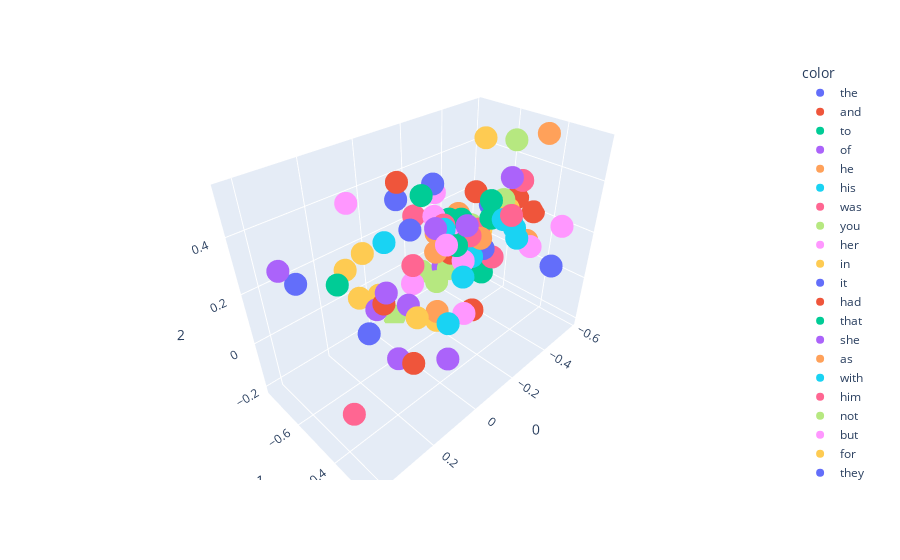

The notebook cell this image was saved under:
### Code cell
import plotly.express as px
fig = px.scatter_3d(X[:100], x =0 , y =1,z=2,color=y[:100])
fig.show()

### Figure 1 — Plotly figure (JSON) as saved in the notebook; plotly's stock layout.template omitted (floating-point values rounded to 4 significant figures)
{"data": [{"hovertemplate": "color=the<br>0=%{x}<br>1=%{y}<br>2=%{z}<extra></extra>", "legendgroup": "the", "marker": {"color": "#636efa", "symbol": "circle"}, "mode": "markers", "name": "the", "scene": "scene", "showlegend": true, "type": "scatter3d", "x": [0.1392], "y": [-0.6063], "z": [-0.04263]}, {"hovertemplate": "color=and<br>0=%{x}<br>1=%{y}<br>2=%{z}<extra></extra>", "legendgroup": "and", "marker": {"color": "#EF553B", "symbol": "circle"}, "mode": "markers", "name": "and", "scene": "scene", "showlegend": true, "type": "scatter3d", "x": [0.1746], "y": [-0.3439], "z": [0.03053]}, {"hovertemplate": "color=to<br>0=%{x}<br>1=%{y}<br>2=%{z}<extra></extra>", "legendgroup": "to", "marker": {"color": "#00cc96", "symbol": "circle"}, "mode": "markers", "name": "to", "scene": "scene", "showlegend": true, "type": "scatter3d", "x": [-0.2892], "y": [-0.584], "z": [0.2429]}, {"hovertemplate": "color=of<br>0=%{x}<br>1=%{y}<br>2=%{z}<extra></extra>", "legendgroup": "of", "marker": {"color": "#ab63fa", "symbol": "circle"}, "mode": "markers", "name": "of", "scene": "scene", "showlegend": true, "type": "scatter3d", "x": [-0.007426], "y": [-0.3733], "z": [-0.1017]}, {"hovertemplate": "color=he<br>0=%{x}<br>1=%{y}<br>2=%{z}<extra></extra>", "legendgroup": "he", "marker": {"color": "#FFA15A", "symbol": "circle"}, "mode": "markers", "name": "he", "scene": "scene", "showlegend": true, "type": "scatter3d", "x": [-0.1044], "y": [-0.5268], "z": [0.2876]}, {"hovertemplate": "color=his<br>0=%{x}<br>1=%{y}<br>2=%{z}<extra></extra>", "legendgroup": "his", "marker": {"color": "#19d3f3", "symbol": "circle"}, "mode": "markers", "name": "his", "scene": "scene", "showlegend": true, "type": "scatter3d", "x": [0.04281], "y": [-0.2776], "z": [0.3165]}, {"hovertemplate": "color=was<br>0=%{x}<br>1=%{y}<br>2=%{z}<extra></extra>", "legendgroup": "was", "marker": {"color": "#FF6692", "symbol": "circle"}, "mode": "markers", "name": "was", "scene": "scene", "showlegend": true, "type": "scatter3d", "x": [-0.1014], "y": [-0.3811], "z": [0.3422]}, {"hovertemplate": "color=you<br>0=%{x}<br>1=%{y}<br>2=%{z}<extra></extra>", "legendgroup": "you", "marker": {"color": "#B6E880", "symbol": "circle"}, "mode": "markers", "name": "you", "scene": "scene", "showlegend": true, "type": "scatter3d", "x": [-0.5323], "y": [-0.6124], "z": [0.1984]}, {"hovertemplate": "color=her<br>0=%{x}<br>1=%{y}<br>2=%{z}<extra></extra>", "legendgroup": "her", "marker": {"color": "#FF97FF", "symbol": "circle"}, "mode": "markers", "name": "her", "scene": "scene", "showlegend": true, "type": "scatter3d", "x": [0.005958], "y": [-0.3763], "z": [0.3595]}, {"hovertemplate": "color=in<br>0=%{x}<br>1=%{y}<br>2=%{z}<extra></extra>", "legendgroup": "in", "marker": {"color": "#FECB52", "symbol": "circle"}, "mode": "markers", "name": "in", "scene": "scene", "showlegend": true, "type": "scatter3d", "x": [0.07402], "y": [-0.4329], "z": [0.09464]}, {"hovertemplate": "color=it<br>0=%{x}<br>1=%{y}<br>2=%{z}<extra></extra>", "legendgroup": "it", "marker": {"color": "#636efa", "symbol": "circle"}, "mode": "markers", "name": "it", "scene": "scene", "showlegend": true, "type": "scatter3d", "x": [-0.06971], "y": [-0.6145], "z": [0.2773]}, {"hovertemplate": "color=had<br>0=%{x}<br>1=%{y}<br>2=%{z}<extra></extra>", "legendgroup": "had", "marker": {"color": "#EF553B", "symbol": "circle"}, "mode": "markers", "name": "had", "scene": "scene", "showlegend": true, "type": "scatter3d", "x": [-0.1482], "y": [-0.5003], "z": [0.2025]}, {"hovertemplate": "color=that<br>0=%{x}<br>1=%{y}<br>2=%{z}<extra></extra>", "legendgroup": "that", "marker": {"color": "#00cc96", "symbol": "circle"}, "mode": "markers", "name": "that", "scene": "scene", "showlegend": true, "type": "scatter3d", "x": [-0.3179], "y": [-0.5943], "z": [0.1244]}, {"hovertemplate": "color=she<br>0=%{x}<br>1=%{y}<br>2=%{z}<extra></extra>", "legendgroup": "she", "marker": {"color": "#ab63fa", "symbol": "circle"}, "mode": "markers", "name": "she", "scene": "scene", "showlegend": true, "type": "scatter3d", "x": [-0.07451], "y": [-0.5], "z": [0.3291]}, {"hovertemplate": "color=as<br>0=%{x}<br>1=%{y}<br>2=%{z}<extra></extra>", "legendgroup": "as", "marker": {"color": "#FFA15A", "symbol": "circle"}, "mode": "markers", "name": "as", "scene": "scene", "showlegend": true, "type": "scatter3d", "x": [-0.02777], "y": [-0.453], "z": [0.2845]}, {"hovertemplate": "color=with<br>0=%{x}<br>1=%{y}<br>2=%{z}<extra></extra>", "legendgroup": "with", "marker": {"color": "#19d3f3", "symbol": "circle"}, "mode": "markers", "name": "with", "scene": "scene", "showlegend": true, "type": "scatter3d", "x": [0.1103], "y": [-0.2666], "z": [0.1958]}, {"hovertemplate": "color=him<br>0=%{x}<br>1=%{y}<br>2=%{z}<extra></extra>", "legendgroup": "him", "marker": {"color": "#FF6692", "symbol": "circle"}, "mode": "markers", "name": "him", "scene": "scene", "showlegend": true, "type": "scatter3d", "x": [-0.116], "y": [-0.5046], "z": [0.3228]}, {"hovertemplate": "color=not<br>0=%{x}<br>1=%{y}<br>2=%{z}<extra></extra>", "legendgroup": "not", "marker": {"color": "#B6E880", "symbol": "circle"}, "mode": "markers", "name": "not", "scene": "scene", "showlegend": true, "type": "scatter3d", "x": [-0.4567], "y": [-0.5644], "z": [0.2419]}, {"hovertemplate": "color=but<br>0=%{x}<br>1=%{y}<br>2=%{z}<extra></extra>", "legendgroup": "but", "marker": {"color": "#FF97FF", "symbol": "circle"}, "mode": "markers", "name": "but", "scene": "scene", "showlegend": true, "type": "scatter3d", "x": [-0.2262], "y": [-0.5925], "z": [0.2285]}, {"hovertemplate": "color=for<br>0=%{x}<br>1=%{y}<br>2=%{z}<extra></extra>", "legendgroup": "for", "marker": {"color": "#FECB52", "symbol": "circle"}, "mode": "markers", "name": "for", "scene": "scene", "showlegend": true, "type": "scatter3d", "x": [-0.4283], "y": [-0.5029], "z": [0.2239]}, {"hovertemplate": "color=they<br>0=%{x}<br>1=%{y}<br>2=%{z}<extra></extra>", "legendgroup": "they", "marker": {"color": "#636efa", "symbol": "circle"}, "mode": "markers", "name": "they", "scene": "scene", "showlegend": true, "type": "scatter3d", "x": [-0.02938], "y": [-0.7255], "z": [-0.03522]}, {"hovertemplate": "color=is<br>0=%{x}<br>1=%{y}<br>2=%{z}<extra></extra>", "legendgroup": "is", "marker": {"color": "#EF553B", "symbol": "circle"}, "mode": "markers", "name": "is", "scene": "scene", "showlegend": true, "type": "scatter3d", "x": [-0.5787], "y": [-0.4752], "z": [0.2027]}, {"hovertemplate": "color=at<br>0=%{x}<br>1=%{y}<br>2=%{z}<extra></extra>", "legendgroup": "at", "marker": {"color": "#00cc96", "symbol": "circle"}, "mode": "markers", "name": "at", "scene": "scene", "showlegend": true, "type": "scatter3d", "x": [-0.04632], "y": [-0.3847], "z": [0.3307]}, {"hovertemplate": "color=on<br>0=%{x}<br>1=%{y}<br>2=%{z}<extra></extra>", "legendgroup": "on", "marker": {"color": "#ab63fa", "symbol": "circle"}, "mode": "markers", "name": "on", "scene": "scene", "showlegend": true, "type": "scatter3d", "x": [0.1778], "y": [-0.4486], "z": [0.2414]}, {"hovertemplate": "color=said<br>0=%{x}<br>1=%{y}<br>2=%{z}<extra></extra>", "legendgroup": "said", "marker": {"color": "#FFA15A", "symbol": "circle"}, "mode": "markers", "name": "said", "scene": "scene", "showlegend": true, "type": "scatter3d", "x": [-0.5569], "y": [-0.4383], "z": [0.5248]}, {"hovertemplate": "color=my<br>0=%{x}<br>1=%{y}<br>2=%{z}<extra></extra>", "legendgroup": "my", "marker": {"color": "#19d3f3", "symbol": "circle"}, "mode": "markers", "name": "my", "scene": "scene", "showlegend": true, "type": "scatter3d", "x": [-0.4722], "y": [-0.4954], "z": [0.1922]}, {"hovertemplate": "color=have<br>0=%{x}<br>1=%{y}<br>2=%{z}<extra></extra>", "legendgroup": "have", "marker": {"color": "#FF6692", "symbol": "circle"}, "mode": "markers", "name": "have", "scene": "scene", "showlegend": true, "type": "scatter3d", "x": [-0.3975], "y": [-0.591], "z": [0.1538]}, {"hovertemplate": "color=be<br>0=%{x}<br>1=%{y}<br>2=%{z}<extra></extra>", "legendgroup": "be", "marker": {"color": "#B6E880", "symbol": "circle"}, "mode": "markers", "name": "be", "scene": "scene", "showlegend": true, "type": "scatter3d", "x": [-0.4036], "y": [-0.6341], "z": [0.1527]}, {"hovertemplate": "color=lord<br>0=%{x}<br>1=%{y}<br>2=%{z}<extra></extra>", "legendgroup": "lord", "marker": {"color": "#FF97FF", "symbol": "circle"}, "mode": "markers", "name": "lord", "scene": "scene", "showlegend": true, "type": "scatter3d", "x": [-0.4873], "y": [-0.4123], "z": [0.1156]}, {"hovertemplate": "color=them<br>0=%{x}<br>1=%{y}<br>2=%{z}<extra></extra>", "legendgroup": "them", "marker": {"color": "#FECB52", "symbol": "circle"}, "mode": "markers", "name": "them", "scene": "scene", "showlegend": true, "type": "scatter3d", "x": [0.01517], "y": [-0.6965], "z": [0.006432]}, {"hovertemplate": "color=no<br>0=%{x}<br>1=%{y}<br>2=%{z}<extra></extra>", "legendgroup": "no", "marker": {"color": "#636efa", "symbol": "circle"}, "mode": "markers", "name": "no", "scene": "scene", "showlegend": true, "type": "scatter3d", "x": [-0.3646], "y": [-0.5364], "z": [0.1057]}, {"hovertemplate": "color=from<br>0=%{x}<br>1=%{y}<br>2=%{z}<extra></extra>", "legendgroup": "from", "marker": {"color": "#EF553B", "symbol": "circle"}, "mode": "markers", "name": "from", "scene": "scene", "showlegend": true, "type": "scatter3d", "x": [0.18], "y": [-0.4604], "z": [0.1951]}, {"hovertemplate": "color=would<br>0=%{x}<br>1=%{y}<br>2=%{z}<extra></extra>", "legendgroup": "would", "marker": {"color": "#00cc96", "symbol": "circle"}, "mode": "markers", "name": "would", "scene": "scene", "showlegend": true, "type": "scatter3d", "x": [-0.4117], "y": [-0.5503], "z": [0.2843]}, {"hovertemplate": "color=were<br>0=%{x}<br>1=%{y}<br>2=%{z}<extra></extra>", "legendgroup": "were", "marker": {"color": "#ab63fa", "symbol": "circle"}, "mode": "markers", "name": "were", "scene": "scene", "showlegend": true, "type": "scatter3d", "x": [0.02886], "y": [-0.524], "z": [0.06723]}, {"hovertemplate": "color=me<br>0=%{x}<br>1=%{y}<br>2=%{z}<extra></extra>", "legendgroup": "me", "marker": {"color": "#FFA15A", "symbol": "circle"}, "mode": "markers", "name": "me", "scene": "scene", "showlegend": true, "type": "scatter3d", "x": [-0.4994], "y": [-0.5718], "z": [0.2272]}, {"hovertemplate": "color=your<br>0=%{x}<br>1=%{y}<br>2=%{z}<extra></extra>", "legendgroup": "your", "marker": {"color": "#19d3f3", "symbol": "circle"}, "mode": "markers", "name": "your", "scene": "scene", "showlegend": true, "type": "scatter3d", "x": [-0.4542], "y": [-0.4675], "z": [0.1861]}, {"hovertemplate": "color=one<br>0=%{x}<br>1=%{y}<br>2=%{z}<extra></extra>", "legendgroup": "one", "marker": {"color": "#FF6692", "symbol": "circle"}, "mode": "markers", "name": "one", "scene": "scene", "showlegend": true, "type": "scatter3d", "x": [-0.05675], "y": [-0.5904], "z": [0.153]}, {"hovertemplate": "color=all<br>0=%{x}<br>1=%{y}<br>2=%{z}<extra></extra>", "legendgroup": "all", "marker": {"color": "#B6E880", "symbol": "circle"}, "mode": "markers", "name": "all", "scene": "scene", "showlegend": true, "type": "scatter3d", "x": [-0.2035], "y": [-0.7027], "z": [-0.0007642]}, {"hovertemplate": "color=when<br>0=%{x}<br>1=%{y}<br>2=%{z}<extra></extra>", "legendgroup": "when", "marker": {"color": "#FF97FF", "symbol": "circle"}, "mode": "markers", "name": "when", "scene": "scene", "showlegend": true, "type": "scatter3d", "x": [-0.1335], "y": [-0.5661], "z": [0.323]}, {"hovertemplate": "color=will<br>0=%{x}<br>1=%{y}<br>2=%{z}<extra></extra>", "legendgroup": "will", "marker": {"color": "#FECB52", "symbol": "circle"}, "mode": "markers", "name": "will", "scene": "scene", "showlegend": true, "type": "scatter3d", "x": [-0.4984], "y": [-0.5364], "z": [0.2253]}, {"hovertemplate": "color=ser<br>0=%{x}<br>1=%{y}<br>2=%{z}<extra></extra>", "legendgroup": "ser", "marker": {"color": "#636efa", "symbol": "circle"}, "mode": "markers", "name": "ser", "scene": "scene", "showlegend": true, "type": "scatter3d", "x": [-0.3911], "y": [-0.2589], "z": [0.1496]}, {"hovertemplate": "color=if<br>0=%{x}<br>1=%{y}<br>2=%{z}<extra></extra>", "legendgroup": "if", "marker": {"color": "#EF553B", "symbol": "circle"}, "mode": "markers", "name": "if", "scene": "scene", "showlegend": true, "type": "scatter3d", "x": [-0.3956], "y": [-0.6108], "z": [0.3039]}, {"hovertemplate": "color=so<br>0=%{x}<br>1=%{y}<br>2=%{z}<extra></extra>", "legendgroup": "so", "marker": {"color": "#00cc96", "symbol": "circle"}, "mode": "markers", "name": "so", "scene": "scene", "showlegend": true, "type": "scatter3d", "x": [-0.1864], "y": [-0.5478], "z": [0.2988]}, {"hovertemplate": "color=their<br>0=%{x}<br>1=%{y}<br>2=%{z}<extra></extra>", "legendgroup": "their", "marker": {"color": "#ab63fa", "symbol": "circle"}, "mode": "markers", "name": "their", "scene": "scene", "showlegend": true, "type": "scatter3d", "x": [0.06106], "y": [-0.5512], "z": [-0.1783]}, {"hovertemplate": "color=we<br>0=%{x}<br>1=%{y}<br>2=%{z}<extra></extra>", "legendgroup": "we", "marker": {"color": "#FFA15A", "symbol": "circle"}, "mode": "markers", "name": "we", "scene": "scene", "showlegend": true, "type": "scatter3d", "x": [-0.367], "y": [-0.7315], "z": [0.01678]}, {"hovertemplate": "color=could<br>0=%{x}<br>1=%{y}<br>2=%{z}<extra></extra>", "legendgroup": "could", "marker": {"color": "#19d3f3", "symbol": "circle"}, "mode": "markers", "name": "could", "scene": "scene", "showlegend": true, "type": "scatter3d", "x": [-0.1015], "y": [-0.4892], "z": [0.3195]}, {"hovertemplate": "color=are<br>0=%{x}<br>1=%{y}<br>2=%{z}<extra></extra>", "legendgroup": "are", "marker": {"color": "#FF6692", "symbol": "circle"}, "mode": "markers", "name": "are", "scene": "scene", "showlegend": true, "type": "scatter3d", "x": [-0.4219], "y": [-0.5347], "z": [0.04185]}, {"hovertemplate": "color=man<br>0=%{x}<br>1=%{y}<br>2=%{z}<extra></extra>", "legendgroup": "man", "marker": {"color": "#B6E880", "symbol": "circle"}, "mode": "markers", "name": "man", "scene": "scene", "showlegend": true, "type": "scatter3d", "x": [-0.1219], "y": [-0.4859], "z": [0.1594]}, {"hovertemplate": "color=there<br>0=%{x}<br>1=%{y}<br>2=%{z}<extra></extra>", "legendgroup": "there", "marker": {"color": "#FF97FF", "symbol": "circle"}, "mode": "markers", "name": "there", "scene": "scene", "showlegend": true, "type": "scatter3d", "x": [-0.08208], "y": [-0.6229], "z": [0.04538]}, {"hovertemplate": "color=this<br>0=%{x}<br>1=%{y}<br>2=%{z}<extra></extra>", "legendgroup": "this", "marker": {"color": "#FECB52", "symbol": "circle"}, "mode": "markers", "name": "this", "scene": "scene", "showlegend": true, "type": "scatter3d", "x": [-0.4272], "y": [-0.6032], "z": [0.1352]}, {"hovertemplate": "color=up<br>0=%{x}<br>1=%{y}<br>2=%{z}<extra></extra>", "legendgroup": "up", "marker": {"color": "#636efa", "symbol": "circle"}, "mode": "markers", "name": "up", "scene": "scene", "showlegend": true, "type": "scatter3d", "x": [0.3987], "y": [-0.5475], "z": [0.3374]}, {"hovertemplate": "color=been<br>0=%{x}<br>1=%{y}<br>2=%{z}<extra></extra>", "legendgroup": "been", "marker": {"color": "#EF553B", "symbol": "circle"}, "mode": "markers", "name": "been", "scene": "scene", "showlegend": true, "type": "scatter3d", "x": [-0.1685], "y": [-0.5101], "z": [0.1749]}, {"hovertemplate": "color=what<br>0=%{x}<br>1=%{y}<br>2=%{z}<extra></extra>", "legendgroup": "what", "marker": {"color": "#00cc96", "symbol": "circle"}, "mode": "markers", "name": "what", "scene": "scene", "showlegend": true, "type": "scatter3d", "x": [-0.3859], "y": [-0.6019], "z": [0.128]}, {"hovertemplate": "color=did<br>0=%{x}<br>1=%{y}<br>2=%{z}<extra></extra>", "legendgroup": "did", "marker": {"color": "#ab63fa", "symbol": "circle"}, "mode": "markers", "name": "did", "scene": "scene", "showlegend": true, "type": "scatter3d", "x": [-0.3694], "y": [-0.4386], "z": [0.4249]}, {"hovertemplate": "color=by<br>0=%{x}<br>1=%{y}<br>2=%{z}<extra></extra>", "legendgroup": "by", "marker": {"color": "#FFA15A", "symbol": "circle"}, "mode": "markers", "name": "by", "scene": "scene", "showlegend": true, "type": "scatter3d", "x": [-0.023], "y": [-0.4405], "z": [0.05872]}, {"hovertemplate": "color=king<br>0=%{x}<br>1=%{y}<br>2=%{z}<extra></extra>", "legendgroup": "king", "marker": {"color": "#19d3f3", "symbol": "circle"}, "mode": "markers", "name": "king", "scene": "scene", "showlegend": true, "type": "scatter3d", "x": [-0.386], "y": [-0.6357], "z": [0.08052]}, {"hovertemplate": "color=do<br>0=%{x}<br>1=%{y}<br>2=%{z}<extra></extra>", "legendgroup": "do", "marker": {"color": "#FF6692", "symbol": "circle"}, "mode": "markers", "name": "do", "scene": "scene", "showlegend": true, "type": "scatter3d", "x": [-0.5443], "y": [-0.516], "z": [0.3305]}, {"hovertemplate": "color=men<br>0=%{x}<br>1=%{y}<br>2=%{z}<extra></extra>", "legendgroup": "men", "marker": {"color": "#B6E880", "symbol": "circle"}, "mode": "markers", "name": "men", "scene": "scene", "showlegend": true, "type": "scatter3d", "x": [-0.1092], "y": [-0.7697], "z": [-0.2112]}, {"hovertemplate": "color=back<br>0=%{x}<br>1=%{y}<br>2=%{z}<extra></extra>", "legendgroup": "back", "marker": {"color": "#FF97FF", "symbol": "circle"}, "mode": "markers", "name": "back", "scene": "scene", "showlegend": true, "type": "scatter3d", "x": [0.1761], "y": [-0.6049], "z": [0.4712]}, {"hovertemplate": "color=out<br>0=%{x}<br>1=%{y}<br>2=%{z}<extra></extra>", "legendgroup": "out", "marker": {"color": "#FECB52", "symbol": "circle"}, "mode": "markers", "name": "out", "scene": "scene", "showlegend": true, "type": "scatter3d", "x": [0.2506], "y": [-0.5342], "z": [0.3153]}, {"hovertemplate": "color=more<br>0=%{x}<br>1=%{y}<br>2=%{z}<extra></extra>", "legendgroup": "more", "marker": {"color": "#636efa", "symbol": "circle"}, "mode": "markers", "name": "more", "scene": "scene", "showlegend": true, "type": "scatter3d", "x": [-0.2264], "y": [-0.5699], "z": [0.09548]}, {"hovertemplate": "color=or<br>0=%{x}<br>1=%{y}<br>2=%{z}<extra></extra>", "legendgroup": "or", "marker": {"color": "#EF553B", "symbol": "circle"}, "mode": "markers", "name": "or", "scene": "scene", "showlegend": true, "type": "scatter3d", "x": [-0.3326], "y": [-0.5716], "z": [0.1234]}, {"hovertemplate": "color=who<br>0=%{x}<br>1=%{y}<br>2=%{z}<extra></extra>", "legendgroup": "who", "marker": {"color": "#00cc96", "symbol": "circle"}, "mode": "markers", "name": "who", "scene": "scene", "showlegend": true, "type": "scatter3d", "x": [-0.4465], "y": [-0.6019], "z": [-0.07611]}, {"hovertemplate": "color=down<br>0=%{x}<br>1=%{y}<br>2=%{z}<extra></extra>", "legendgroup": "down", "marker": {"color": "#ab63fa", "symbol": "circle"}, "mode": "markers", "name": "down", "scene": "scene", "showlegend": true, "type": "scatter3d", "x": [0.4252], "y": [-0.5782], "z": [0.377]}, {"hovertemplate": "color=well<br>0=%{x}<br>1=%{y}<br>2=%{z}<extra></extra>", "legendgroup": "well", "marker": {"color": "#FFA15A", "symbol": "circle"}, "mode": "markers", "name": "well", "scene": "scene", "showlegend": true, "type": "scatter3d", "x": [-0.3412], "y": [-0.5928], "z": [0.08469]}, {"hovertemplate": "color=than<br>0=%{x}<br>1=%{y}<br>2=%{z}<extra></extra>", "legendgroup": "than", "marker": {"color": "#19d3f3", "symbol": "circle"}, "mode": "markers", "name": "than", "scene": "scene", "showlegend": true, "type": "scatter3d", "x": [-0.2001], "y": [-0.4532], "z": [0.1865]}, {"hovertemplate": "color=only<br>0=%{x}<br>1=%{y}<br>2=%{z}<extra></extra>", "legendgroup": "only", "marker": {"color": "#FF6692", "symbol": "circle"}, "mode": "markers", "name": "only", "scene": "scene", "showlegend": true, "type": "scatter3d", "x": [-0.2899], "y": [-0.603], "z": [0.0899]}, {"hovertemplate": "color=like<br>0=%{x}<br>1=%{y}<br>2=%{z}<extra></extra>", "legendgroup": "like", "marker": {"color": "#B6E880", "symbol": "circle"}, "mode": "markers", "name": "like", "scene": "scene", "showlegend": true, "type": "scatter3d", "x": [0.05657], "y": [-0.3655], "z": [0.2624]}, {"hovertemplate": "color=jon<br>0=%{x}<br>1=%{y}<br>2=%{z}<extra></extra>", "legendgroup": "jon", "marker": {"color": "#FF97FF", "symbol": "circle"}, "mode": "markers", "name": "jon", "scene": "scene", "showlegend": true, "type": "scatter3d", "x": [-0.07847], "y": [-0.3844], "z": [0.2606]}, {"hovertemplate": "color=some<br>0=%{x}<br>1=%{y}<br>2=%{z}<extra></extra>", "legendgroup": "some", "marker": {"color": "#FECB52", "symbol": "circle"}, "mode": "markers", "name": "some", "scene": "scene", "showlegend": true, "type": "scatter3d", "x": [-0.1388], "y": [-0.557], "z": [-0.1223]}, {"hovertemplate": "color=father<br>0=%{x}<br>1=%{y}<br>2=%{z}<extra></extra>", "legendgroup": "father", "marker": {"color": "#636efa", "symbol": "circle"}, "mode": "markers", "name": "father", "scene": "scene", "showlegend": true, "type": "scatter3d", "x": [-0.4852], "y": [-0.6111], "z": [0.2185]}, {"hovertemplate": "color=old<br>0=%{x}<br>1=%{y}<br>2=%{z}<extra></extra>", "legendgroup": "old", "marker": {"color": "#EF553B", "symbol": "circle"}, "mode": "markers", "name": "old", "scene": "scene", "showlegend": true, "type": "scatter3d", "x": [-0.156], "y": [-0.4024], "z": [0.009644]}, {"hovertemplate": "color=hand<br>0=%{x}<br>1=%{y}<br>2=%{z}<extra></extra>", "legendgroup": "hand", "marker": {"color": "#00cc96", "symbol": "circle"}, "mode": "markers", "name": "hand", "scene": "scene", "showlegend": true, "type": "scatter3d", "x": [0.02182], "y": [-0.4615], "z": [0.4915]}, {"hovertemplate": "color=even<br>0=%{x}<br>1=%{y}<br>2=%{z}<extra></extra>", "legendgroup": "even", "marker": {"color": "#ab63fa", "symbol": "circle"}, "mode": "markers", "name": "even", "scene": "scene", "showlegend": true, "type": "scatter3d", "x": [-0.1743], "y": [-0.5607], "z": [0.1067]}, {"hovertemplate": "color=too<br>0=%{x}<br>1=%{y}<br>2=%{z}<extra></extra>", "legendgroup": "too", "marker": {"color": "#FFA15A", "symbol": "circle"}, "mode": "markers", "name": "too", "scene": "scene", "showlegend": true, "type": "scatter3d", "x": [-0.2437], "y": [-0.4545], "z": [0.2395]}, {"hovertemplate": "color=tyrion<br>0=%{x}<br>1=%{y}<br>2=%{z}<extra></extra>", "legendgroup": "tyrion", "marker": {"color": "#19d3f3", "symbol": "circle"}, "mode": "markers", "name": "tyrion", "scene": "scene", "showlegend": true, "type": "scatter3d", "x": [-0.1544], "y": [-0.25], "z": [0.3678]}, {"hovertemplate": "color=before<br>0=%{x}<br>1=%{y}<br>2=%{z}<extra></extra>", "legendgroup": "before", "marker": {"color": "#FF6692", "symbol": "circle"}, "mode": "markers", "name": "before", "scene": "scene", "showlegend": true, "type": "scatter3d", "x": [-0.128], "y": [-0.6576], "z": [0.2905]}, {"hovertemplate": "color=never<br>0=%{x}<br>1=%{y}<br>2=%{z}<extra></extra>", "legendgroup": "never", "marker": {"color": "#B6E880", "symbol": "circle"}, "mode": "markers", "name": "never", "scene": "scene", "showlegend": true, "type": "scatter3d", "x": [-0.4842], "y": [-0.5493], "z": [0.2621]}, {"hovertemplate": "color=an<br>0=%{x}<br>1=%{y}<br>2=%{z}<extra></extra>", "legendgroup": "an", "marker": {"color": "#FF97FF", "symbol": "circle"}, "mode": "markers", "name": "an", "scene": "scene", "showlegend": true, "type": "scatter3d", "x": [-0.04305], "y": [-0.3414], "z": [0.09712]}, {"hovertemplate": "color=off<br>0=%{x}<br>1=%{y}<br>2=%{z}<extra></extra>", "legendgroup": "off", "marker": {"color": "#FECB52", "symbol": "circle"}, "mode": "markers", "name": "off", "scene": "scene", "showlegend": true, "type": "scatter3d", "x": [0.275], "y": [-0.4105], "z": [0.4403]}, {"hovertemplate": "color=see<br>0=%{x}<br>1=%{y}<br>2=%{z}<extra></extra>", "legendgroup": "see", "marker": {"color": "#636efa", "symbol": "circle"}, "mode": "markers", "name": "see", "scene": "scene", "showlegend": true, "type": "scatter3d", "x": [-0.1845], "y": [-0.6229], "z": [0.4019]}, {"hovertemplate": "color=know<br>0=%{x}<br>1=%{y}<br>2=%{z}<extra></extra>", "legendgroup": "know", "marker": {"color": "#EF553B", "symbol": "circle"}, "mode": "markers", "name": "know", "scene": "scene", "showlegend": true, "type": "scatter3d", "x": [-0.5763], "y": [-0.5524], "z": [0.2371]}, {"hovertemplate": "color=into<br>0=%{x}<br>1=%{y}<br>2=%{z}<extra></extra>", "legendgroup": "into", "marker": {"color": "#00cc96", "symbol": "circle"}, "mode": "markers", "name": "into", "scene": "scene", "showlegend": true, "type": "scatter3d", "x": [0.373], "y": [-0.3872], "z": [0.4064]}, {"hovertemplate": "color=made<br>0=%{x}<br>1=%{y}<br>2=%{z}<extra></extra>", "legendgroup": "made", "marker": {"color": "#ab63fa", "symbol": "circle"}, "mode": "markers", "name": "made", "scene": "scene", "showlegend": true, "type": "scatter3d", "x": [-0.05131], "y": [-0.3512], "z": [0.4102]}, {"hovertemplate": "color=now<br>0=%{x}<br>1=%{y}<br>2=%{z}<extra></extra>", "legendgroup": "now", "marker": {"color": "#FFA15A", "symbol": "circle"}, "mode": "markers", "name": "now", "scene": "scene", "showlegend": true, "type": "scatter3d", "x": [-0.3515], "y": [-0.6546], "z": [0.2143]}, {"hovertemplate": "color=eyes<br>0=%{x}<br>1=%{y}<br>2=%{z}<extra></extra>", "legendgroup": "eyes", "marker": {"color": "#19d3f3", "symbol": "circle"}, "mode": "markers", "name": "eyes", "scene": "scene", "showlegend": true, "type": "scatter3d", "x": [0.1572], "y": [-0.4698], "z": [0.3936]}, {"hovertemplate": "color=black<br>0=%{x}<br>1=%{y}<br>2=%{z}<extra></extra>", "legendgroup": "black", "marker": {"color": "#FF6692", "symbol": "circle"}, "mode": "markers", "name": "black", "scene": "scene", "showlegend": true, "type": "scatter3d", "x": [0.3778], "y": [-0.3828], "z": [-0.05908]}, {"hovertemplate": "color=told<br>0=%{x}<br>1=%{y}<br>2=%{z}<extra></extra>", "legendgroup": "told", "marker": {"color": "#B6E880", "symbol": "circle"}, "mode": "markers", "name": "told", "scene": "scene", "showlegend": true, "type": "scatter3d", "x": [-0.4767], "y": [-0.5115], "z": [0.5043]}, {"hovertemplate": "color=lady<br>0=%{x}<br>1=%{y}<br>2=%{z}<extra></extra>", "legendgroup": "lady", "marker": {"color": "#FF97FF", "symbol": "circle"}, "mode": "markers", "name": "lady", "scene": "scene", "showlegend": true, "type": "scatter3d", "x": [-0.5584], "y": [-0.3346], "z": [0.2052]}, {"hovertemplate": "color=thought<br>0=%{x}<br>1=%{y}<br>2=%{z}<extra></extra>", "legendgroup": "thought", "marker": {"color": "#FECB52", "symbol": "circle"}, "mode": "markers", "name": "thought", "scene": "scene", "showlegend": true, "type": "scatter3d", "x": [-0.3504], "y": [-0.544], "z": [0.5366]}, {"hovertemplate": "color=time<br>0=%{x}<br>1=%{y}<br>2=%{z}<extra></extra>", "legendgroup": "time", "marker": {"color": "#636efa", "symbol": "circle"}, "mode": "markers", "name": "time", "scene": "scene", "showlegend": true, "type": "scatter3d", "x": [-0.07703], "y": [-0.6883], "z": [0.3594]}, {"hovertemplate": "color=then<br>0=%{x}<br>1=%{y}<br>2=%{z}<extra></extra>", "legendgroup": "then", "marker": {"color": "#EF553B", "symbol": "circle"}, "mode": "markers", "name": "then", "scene": "scene", "showlegend": true, "type": "scatter3d", "x": [0.06058], "y": [-0.5187], "z": [0.5253]}, {"hovertemplate": "color=how<br>0=%{x}<br>1=%{y}<br>2=%{z}<extra></extra>", "legendgroup": "how", "marker": {"color": "#00cc96", "symbol": "circle"}, "mode": "markers", "name": "how", "scene": "scene", "showlegend": true, "type": "scatter3d", "x": [-0.3771], "y": [-0.5199], "z": [0.2371]}, {"hovertemplate": "color=long<br>0=%{x}<br>1=%{y}<br>2=%{z}<extra></extra>", "legendgroup": "long", "marker": {"color": "#ab63fa", "symbol": "circle"}, "mode": "markers", "name": "long", "scene": "scene", "showlegend": true, "type": "scatter3d", "x": [0.1475], "y": [-0.5408], "z": [0.1075]}, {"hovertemplate": "color=has<br>0=%{x}<br>1=%{y}<br>2=%{z}<extra></extra>", "legendgroup": "has", "marker": {"color": "#FFA15A", "symbol": "circle"}, "mode": "markers", "name": "has", "scene": "scene", "showlegend": true, "type": "scatter3d", "x": [-0.532], "y": [-0.459], "z": [0.1021]}, {"hovertemplate": "color=can<br>0=%{x}<br>1=%{y}<br>2=%{z}<extra></extra>", "legendgroup": "can", "marker": {"color": "#19d3f3", "symbol": "circle"}, "mode": "markers", "name": "can", "scene": "scene", "showlegend": true, "type": "scatter3d", "x": [-0.4017], "y": [-0.4832], "z": [0.2367]}, {"hovertemplate": "color=might<br>0=%{x}<br>1=%{y}<br>2=%{z}<extra></extra>", "legendgroup": "might", "marker": {"color": "#FF6692", "symbol": "circle"}, "mode": "markers", "name": "might", "scene": "scene", "showlegend": true, "type": "scatter3d", "x": [-0.4136], "y": [-0.4578], "z": [0.2588]}, {"hovertemplate": "color=us<br>0=%{x}<br>1=%{y}<br>2=%{z}<extra></extra>", "legendgroup": "us", "marker": {"color": "#B6E880", "symbol": "circle"}, "mode": "markers", "name": "us", "scene": "scene", "showlegend": true, "type": "scatter3d", "x": [-0.4482], "y": [-0.7196], "z": [-0.03722]}, {"hovertemplate": "color=come<br>0=%{x}<br>1=%{y}<br>2=%{z}<extra></extra>", "legendgroup": "come", "marker": {"color": "#FF97FF", "symbol": "circle"}, "mode": "markers", "name": "come", "scene": "scene", "showlegend": true, "type": "scatter3d", "x": [-0.3436], "y": [-0.7736], "z": [0.261]}, {"hovertemplate": "color=where<br>0=%{x}<br>1=%{y}<br>2=%{z}<extra></extra>", "legendgroup": "where", "marker": {"color": "#FECB52", "symbol": "circle"}, "mode": "markers", "name": "where", "scene": "scene", "showlegend": true, "type": "scatter3d", "x": [0.14], "y": [-0.6406], "z": [0.09356]}], "layout": {"legend": {"title": {"text": "color"}, "tracegroupgap": 0}, "margin": {"t": 60}, "scene": {"domain": {"x": [0, 1], "y": [0, 1]}, "xaxis": {"title": {"text": "0"}}, "yaxis": {"title": {"text": "1"}}, "zaxis": {"title": {"text": "2"}}}}}
